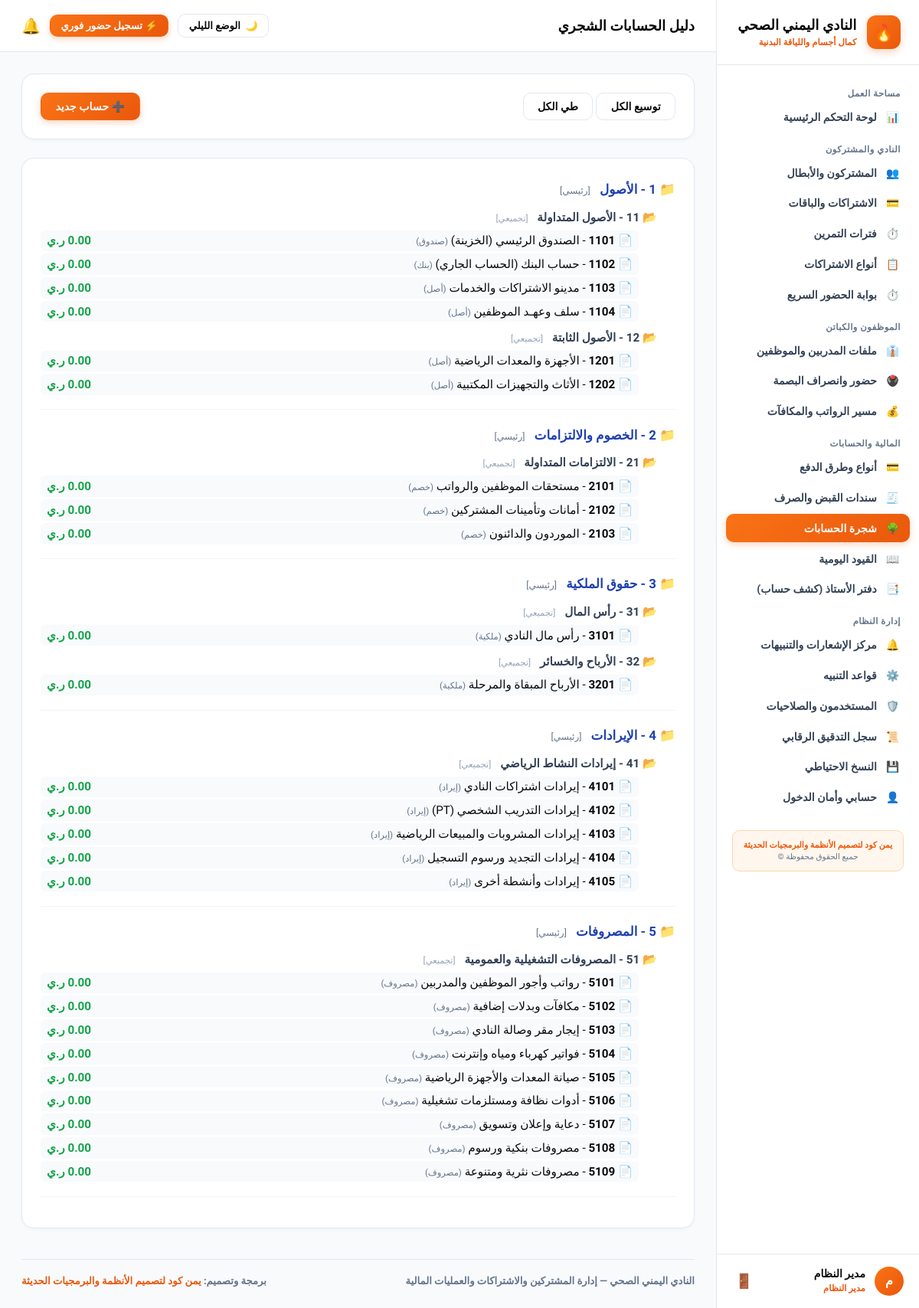
/accounting/accounts (signed in), run on the app's committed database.
### app/models.py (models this page shows, shortened)
class User(UserMixin, db.Model):
    __tablename__ = "users"
    id = db.Column(db.Integer, primary_key=True)
    username = db.Column(db.String(80), unique=True, nullable=False)
    password_hash = db.Column(db.String(255), nullable=False)
    full_name = db.Column(db.String(120), nullable=False)
    role_name = db.Column(db.String(50), default="مدير النظام")
    is_active = db.Column(db.Boolean, default=True)
    created_at = db.Column(db.DateTime, default=datetime.utcnow)

class Account(db.Model):
    __tablename__ = "accounts"
    id = db.Column(db.Integer, primary_key=True)
    code = db.Column(db.String(30), unique=True, nullable=False)
    name = db.Column(db.String(150), nullable=False)
    parent_id = db.Column(db.Integer, db.ForeignKey("accounts.id"), nullable=True)
    node_type = db.Column(db.String(30), default="فرعي")
    is_postable = db.Column(db.Boolean, default=True)
    balance = db.Column(db.Float, default=0.0)
    children = db.relationship("Account", backref=db.backref("parent", remote_side=[id]), lazy=True)

### app/routes/accounting.py (the view)
@accounting_bp.route("/accounts", methods=["GET"])
@login_required
def accounts():
    root_accounts = Account.query.filter_by(parent_id=None).order_by(Account.code.asc()).all()
    all_accounts = Account.query.order_by(Account.code.asc()).all()
    return render_template("accounting/accounts.html", root_accounts=root_accounts, all_accounts=all_accounts)

### app/templates/accounting/accounts.html (shortened to what this page needs)
{% extends "base.html" %}
{% block header_title %}دليل الحسابات الشجري{% endblock %}
{% block content %}
<div class="card" style="display: flex; justify-content: space-between; align-items: center; flex-wrap: wrap; gap: 1rem;">
  <div>
    <button type="button" class="btn btn-secondary" onclick="expandAll()">توسيع الكل</button>
    <button type="button" class="btn btn-secondary" onclick="collapseAll()">طي الكل</button>
  </div>
  <button type="button" class="btn btn-primary" onclick="openModal('addAccountModal')">➕ حساب جديد</button>
</div>
<div class="card">
  <div style="font-family: monospace; font-size: 0.95rem;">
    {% for root in root_accounts %}
      <div style="margin-bottom: 1rem; border-bottom: 1px solid #f1f5f9; padding-bottom: 0.75rem;">
        <div style="font-weight: 800; font-size: 1.05rem; color: #1e40af; cursor: pointer; padding: 0.4rem 0;" onclick="toggleNode('node-{{ root.id }}')">
          📁 {{ root.code }} - {{ root.name }}
          <span style="font-size: 0.75rem; color: #64748b; font-weight: normal; margin-right: 0.5rem;">[{{ root.node_type }}]</span>
        </div>
        <div id="node-{{ root.id }}" style="padding-right: 1.5rem;">
          {% for child in root.children %}
            <div style="margin: 0.4rem 0;">
              <div style="font-weight: 700; color: #334155; cursor: pointer; padding: 0.3rem 0;" onclick="toggleNode('node-{{ child.id }}')">
                📂 {{ child.code }} - {{ child.name }}
                <span style="font-size: 0.72rem; color: #94a3b8; font-weight: normal; margin-right: 0.5rem;">[{{ child.node_type }}]</span>
              </div>
              <div id="node-{{ child.id }}" style="padding-right: 1.5rem;">
                {% for sub in child.children %}
                  <div style="display: flex; justify-content: space-between; align-items: center; padding: 0.3rem 0.5rem; background: #f8fafc; border-radius: 6px; margin: 0.2rem 0;">
                    <span>📄 <strong>{{ sub.code }}</strong> - {{ sub.name }} <span style="font-size: 0.72rem; color: #64748b;">({{ sub.node_type }})</span></span>
                    <span style="font-weight: bold; color: {% if sub.balance >= 0 %}#16a34a{% else %}#dc2626{% endif %};">
                      {{ "{:,.2f}".format(sub.balance) }} ر.ي
                    </span>
                  </div>
                {% endfor %}
              </div>
            </div>
          {% endfor %}
        </div>
      </div>
    {% endfor %}
  </div>
</div>
{% endblock %}

### app/templates/base.html (shortened to what this page needs)
<!doctype html>
<html lang="ar" dir="rtl" data-theme="light">
<head>
  <link rel="stylesheet" href="{{ url_for('static', filename='css/theme-iron.css') }}">
</head>
<body>
  <div class="layout-root">
    <aside class="sidebar">
      <a href="{{ url_for('dashboard.index') }}" class="sidebar-brand">
        <div class="brand-icon">🔥</div>
        <div>
          <strong style="font-size: 1.15rem; display: block; line-height: 1.25; font-weight: 900;">النادي اليمني الصحي</strong>
          <span style="font-size: 0.72rem; color: var(--primary); font-weight: 800;">كمال أجسام واللياقة البدنية</span>
        </div>
      </a>
      <div class="sidebar-nav">
        <div class="nav-group-title">مساحة العمل</div>
        <a href="{{ url_for('dashboard.index') }}" class="nav-link {% if request.path == '/dashboard/' %}active{% endif %}">
          <span>📊</span>
          <span>لوحة التحكم الرئيسية</span>
        </a>
        <div class="nav-group-title">النادي والمشتركون</div>
        <a href="{{ url_for('members.index') }}" class="nav-link {% if '/members' in request.path %}active{% endif %}">
          <span>👥</span>
          <span>المشتركون والأبطال</span>
        </a>
        <a href="{{ url_for('subscriptions.index') }}" class="nav-link {% if request.path == '/subscriptions/' %}active{% endif %}">
          <span>💳</span>
          <span>الاشتراكات والباقات</span>
        </a>
        <a href="{{ url_for('shifts.index') }}" class="nav-link {% if '/shifts' in request.path %}active{% endif %}">
          <span>⏱️</span>
          <span>فترات التمرين</span>
        </a>
        <a href="{{ url_for('subscriptions.plans') }}" class="nav-link {% if '/subscriptions/plans' in request.path %}active{% endif %}">
          <span>📋</span>
          <span>أنواع الاشتراكات</span>
        </a>
        <a href="{{ url_for('attendance.index') }}" class="nav-link {% if '/member-attendance' in request.path %}active{% endif %}">
          <span>⏱️</span>
          <span>بوابة الحضور السريع</span>
        </a>
        <div class="nav-group-title">الموظفون والكباتن</div>
        <a href="{{ url_for('employees.index') }}" class="nav-link {% if request.path == '/employees/' %}active{% endif %}">
          <span>👔</span>
          <span>ملفات المدربين والموظفين</span>
        </a>
        <a href="{{ url_for('employees.attendance') }}" class="nav-link {% if '/employees/attendance' in request.path %}active{% endif %}">
          <span>🖲️</span>
          <span>حضور وانصراف البصمة</span>
        </a>
        <a href="{{ url_for('employees.payroll') }}" class="nav-link {% if '/employees/payroll' in request.path %}active{% endif %}">
          <span>💰</span>
          <span>مسير الرواتب والمكافآت</span>
        </a>
        <div class="nav-group-title">المالية والحسابات</div>
        <a href="{{ url_for('payments.methods') }}" class="nav-link {% if '/payments/methods' in request.path %}active{% endif %}">
          <span>💳</span>
          <span>أنواع وطرق الدفع</span>
        </a>
        <a href="{{ url_for('accounting.vouchers') }}" class="nav-link {% if '/accounting/vouchers' in request.path %}active{% endif %}">
          <span>🧾</span>
          <span>سندات القبض والصرف</span>
        </a>
        <a href="{{ url_for('accounting.accounts') }}" class="nav-link {% if '/accounting/accounts' in request.path %}active{% endif %}">
          <span>🌳</span>
          <span>شجرة الحسابات</span>
        </a>
        <a href="{{ url_for('accounting.journal') }}" class="nav-link {% if '/accounting/journal' in request.path %}active{% endif %}">
          <span>📖</span>
          <span>القيود اليومية</span>
        </a>
        <a href="{{ url_for('accounting.ledger') }}" class="nav-link {% if '/accounting/ledger' in request.path %}active{% endif %}">
          <span>📑</span>
          <span>دفتر الأستاذ (كشف حساب)</span>
        </a>
        <div class="nav-group-title">إدارة النظام</div>
        <a href="{{ url_for('notifications.index') }}" class="nav-link {% if request.path == '/notifications/' %}active{% endif %}">
          <span>🔔</span>
          <span>مركز الإشعارات والتنبيهات</span>
        </a>
        <a href="{{ url_for('notifications.rules') }}" class="nav-link {% if '/notifications/rules' in request.path %}active{% endif %}">
          <span>⚙️</span>
          <span>قواعد التنبيه</span>
        </a>
        <a href="{{ url_for('auth.users') }}" class="nav-link {% if '/auth/users' in request.path %}active{% endif %}">
          <span>🛡️</span>
          <span>المستخدمون والصلاحيات</span>
        </a>
        <a href="{{ url_for('system.audit') }}" class="nav-link {% if '/system/audit' in request.path %}active{% endif %}">
          <span>📜</span>
          <span>سجل التدقيق الرقابي</span>
        </a>
        <a href="{{ url_for('system.backup') }}" class="nav-link {% if '/system/backup' in request.path %}active{% endif %}">
          <span>💾</span>
          <span>النسخ الاحتياطي</span>
        </a>
        <a href="{{ url_for('auth.profile') }}" class="nav-link {% if '/auth/profile' in request.path %}active{% endif %}">
          <span>👤</span>
          <span>حسابي وأمان الدخول</span>
        </a>
        <div style="margin: 1.5rem 0.5rem 0.5rem 0.5rem; padding: 0.75rem; background: var(--badge-fire-bg); border: 1px solid var(--badge-fire-border); border-radius: 10px; text-align: center;">
          <span style="display: block; font-size: 0.68rem; font-weight: 800; color: var(--primary);">يمن كود لتصميم الأنظمة والبرمجيات الحديثة</span>
          <span style="display: block; font-size: 0.65rem; color: var(--text-caption); margin-top: 2px;">جميع الحقوق محفوظة ©</span>
        </div>
      </div>
      <div class="sidebar-user">
        <div class="user-info">
          <div class="user-avatar">{{ current_user.full_name[0] if current_user.is_authenticated else 'م' }}</div>
          <div>
            <strong style="font-size: 0.88rem; display: block; font-weight: 900;">{{ current_user.full_name if current_user.is_authenticated else 'مستخدم' }}</strong>
            <span style="font-size: 0.72rem; color: var(--primary); font-weight: 800;">{{ current_user.role_name if current_user.is_authenticated else 'مدير النادي' }}</span>
          </div>
        </div>
        <form method="POST" action="{{ url_for('auth.logout') }}">
          <button type="submit" title="تسجيل الخروج" style="background: none; border: none; cursor: pointer; color: var(--text-caption); font-size: 1.15rem; padding: 4px;">
            🚪
          </button>
        </form>
      </div>
    </aside>
    <div class="main-wrapper">
      <header class="topbar">
        <div>
          <h1 style="font-size: 1.15rem; margin: 0; font-weight: 900; color: var(--text-main);">
            {% block header_title %}النادي اليمني الصحي · نظام إدارة الصالة والأنشطة الرياضية{% endblock %}
          </h1>
        </div>
        <div style="display: flex; align-items: center; gap: 0.75rem;">
          <button type="button" class="theme-switch-btn" id="themeToggleBtn" onclick="toggleTheme()" title="التبديل بين الوضع الليلي والنهاري">
            <span id="themeBtnIcon">🌙</span>
            <span id="themeBtnText">الوضع الليلي</span>
          </button>
          <a href="{{ url_for('attendance.index') }}" class="btn btn-primary" style="font-size: 0.82rem; padding: 0.4rem 0.85rem;">
            ⚡ تسجيل حضور فوري
          </a>
          <a href="{{ url_for('notifications.index') }}" title="الإشعارات" style="text-decoration: none; font-size: 1.25rem; position: relative;">
            🔔
          </a>
        </div>
      </header>
      <main class="content-area">
        {% block content %}{% endblock %}
        <footer style="margin-top: 2.5rem; padding-top: 1.25rem; border-top: 1.5px solid var(--card-border); display: flex; justify-content: space-between; align-items: center; flex-wrap: wrap; gap: 0.75rem; font-size: 0.82rem; color: var(--text-caption); font-weight: 700;">
          <div>
            <strong>النادي اليمني الصحي</strong> — إدارة المشتركين والاشتراكات والعمليات المالية
          </div>
          <div>
            برمجة وتصميم: <strong style="color: var(--primary);">يمن كود لتصميم الأنظمة والبرمجيات الحديثة</strong>
          </div>
        </footer>
      </main>
    </div>
  </div>
</body>
</html>

### app/static/css/theme-iron.css (style rules this page uses)
:root, html[data-theme="light"] { --primary: #ea580c; --primary-hover: #c2410c; --primary-gradient: linear-gradient(135deg, #f97316, #ea580c); --primary-glow: rgba(234, 88, 12, 0.25); --body-bg: #f8fafc; --card-bg: #ffffff; --card-border: #e2e8f0; --sidebar-bg: #ffffff; --sidebar-border: #e2e8f0; --topbar-bg: #ffffff; --topbar-border: #e2e8f0; --text-main: #09090b; --text-muted: #334155; --text-caption: #64748b; --badge-fire-bg: #fff7ed; --badge-fire-border: #fed7aa; --badge-fire-text: #c2410c; --badge-success-bg: #dcfce7; --badge-success-text: #166534; --badge-danger-bg: #fee2e2; --badge-danger-text: #991b1b; --badge-warning-bg: #fef3c7; --badge-warning-text: #92400e; --input-bg: #ffffff; --input-border: #cbd5e1; --input-focus: #ea580c; --table-hover: #f1f5f9; --table-th-bg: #f8fafc; }
* { font-family: 'Cairo', system-ui, -apple-system, sans-serif !important; box-sizing: border-box; }
body { background-color: var(--body-bg); color: var(--text-main); margin: 0; min-height: 100vh; transition: background-color 0.2s ease, color 0.2s ease; }
.layout-root { display: flex; min-height: 100vh; }
.sidebar { width: 265px; background: var(--sidebar-bg); border-left: 1.5px solid var(--sidebar-border); display: flex; flex-direction: column; flex-shrink: 0; transition: all 0.2s ease; }
.sidebar-brand { padding: 1.25rem 1.5rem; display: flex; align-items: center; gap: 0.85rem; border-bottom: 1.5px solid var(--sidebar-border); text-decoration: none; color: var(--text-main); }
.brand-icon { width: 44px; height: 44px; background: var(--primary-gradient); color: #fff; border-radius: 12px; display: grid; place-items: center; font-weight: 900; font-size: 1.35rem; box-shadow: 0 4px 10px var(--primary-glow); }
.sidebar-nav { padding: 1rem 0.75rem; flex: 1; overflow-y: auto; }
.nav-group-title { font-size: 0.72rem; font-weight: 800; color: var(--text-caption); text-transform: uppercase; letter-spacing: 0.5px; padding: 0.85rem 0.75rem 0.35rem; }
.nav-link { display: flex; align-items: center; gap: 0.75rem; padding: 0.65rem 0.85rem; color: var(--text-muted); text-decoration: none; border-radius: 10px; font-weight: 700; font-size: 0.88rem; margin-bottom: 3px; transition: all 0.15s ease; }
.nav-link.active { background: var(--primary-gradient); color: #ffffff; font-weight: 800; box-shadow: 0 3px 8px var(--primary-glow); }
.sidebar-user { padding: 1rem 1.25rem; border-top: 1.5px solid var(--sidebar-border); display: flex; align-items: center; justify-content: space-between; background: var(--sidebar-bg); }
.user-info { display: flex; align-items: center; gap: 0.75rem; }
.user-avatar { width: 38px; height: 38px; background: var(--primary-gradient); color: #fff; border-radius: 50%; display: grid; place-items: center; font-weight: 900; font-size: 1rem; }
.main-wrapper { flex: 1; display: flex; flex-direction: column; min-width: 0; }
.topbar { height: 68px; background: var(--topbar-bg); border-bottom: 1.5px solid var(--topbar-border); display: flex; align-items: center; justify-content: space-between; padding: 0 1.75rem; transition: all 0.2s ease; }
.content-area { padding: 1.75rem; flex: 1; }
.card { background: var(--card-bg); border: 1.5px solid var(--card-border); border-radius: 16px; padding: 1.5rem; margin-bottom: 1.5rem; box-shadow: 0 2px 5px rgba(0,0,0,0.03); transition: all 0.2s ease; }
.btn { display: inline-flex; align-items: center; gap: 0.5rem; padding: 0.55rem 1.15rem; border-radius: 10px; font-weight: 800; font-size: 0.88rem; cursor: pointer; border: 1.5px solid transparent; text-decoration: none; transition: all 0.15s ease; }
.btn-primary { background: var(--primary-gradient); color: #fff; box-shadow: 0 3px 8px var(--primary-glow); }
.btn-secondary { background: var(--card-bg); color: var(--text-main); border-color: var(--card-border); }
.theme-switch-btn { background: var(--card-bg); border: 1.5px solid var(--card-border); color: var(--text-main); padding: 0.45rem 0.85rem; border-radius: 10px; font-size: 0.82rem; font-weight: 800; cursor: pointer; display: inline-flex; align-items: center; gap: 0.4rem; transition: all 0.15s ease; }

### data on the page
User: is_active+full_name "م", is_active+full_name "مدير النظام", is_active+role_name "مدير النظام"
Account: name "الأصول", node_type "رئيسي"
Account: name "الأصول المتداولة", node_type "تجميعي"
Account: code "1101", name "الصندوق الرئيسي (الخزينة)", node_type "صندوق", balance "0.00"
Account: code "1102", name "حساب البنك (الحساب الجاري)", node_type "بنك", balance "0.00"
Account: code "1103", name "مدينو الاشتراكات والخدمات", node_type "أصل", balance "0.00"
Account: code "1104", name "سلف وعهـد الموظفين", node_type "أصل", balance "0.00"
Account: name "الأصول الثابتة", node_type "تجميعي"
Account: code "1201", name "الأجهزة والمعدات الرياضية", node_type "أصل", balance "0.00"
Account: code "1202", name "الأثاث والتجهيزات المكتبية", node_type "أصل", balance "0.00"
Account: code "2", name "الخصوم والالتزامات", node_type "رئيسي"
Account: name "الالتزامات المتداولة", node_type "تجميعي"
Account: code "2101", name "مستحقات الموظفين والرواتب", node_type "خصم", balance "0.00"
Account: code "2102", name "أمانات وتأمينات المشتركين", node_type "خصم", balance "0.00"
Account: code "2103", name "الموردون والدائنون", node_type "خصم", balance "0.00"
Account: code "3", name "حقوق الملكية", node_type "رئيسي"
Account: name "رأس المال", node_type "تجميعي"
Account: code "3101", name "رأس مال النادي", node_type "ملكية", balance "0.00"
Account: name "الأرباح والخسائر", node_type "تجميعي"
Account: code "3201", name "الأرباح المبقاة والمرحلة", node_type "ملكية", balance "0.00"
Account: code "4", name "الإيرادات", node_type "رئيسي"
Account: name "إيرادات النشاط الرياضي", node_type "تجميعي"
Account: code "4101", name "إيرادات اشتراكات النادي", node_type "إيراد", balance "0.00"
Account: code "4102", name "إيرادات التدريب الشخصي (PT)", node_type "إيراد", balance "0.00"
Account: code "4103", name "إيرادات المشروبات والمبيعات الرياضية", node_type "إيراد", balance "0.00"
Account: code "4104", name "إيرادات التجديد ورسوم التسجيل", node_type "إيراد", balance "0.00"
Account: code "4105", name "إيرادات وأنشطة أخرى", node_type "إيراد", balance "0.00"
Account: name "المصروفات", node_type "رئيسي"
Account: name "المصروفات التشغيلية والعمومية", node_type "تجميعي"
Account: code "5101", name "رواتب وأجور الموظفين والمدربين", node_type "مصروف", balance "0.00"
Account: code "5102", name "مكافآت وبدلات إضافية", node_type "مصروف", balance "0.00"
Account: code "5103", name "إيجار مقر وصالة النادي", node_type "مصروف", balance "0.00"
Account: code "5104", name "فواتير كهرباء ومياه وإنترنت", node_type "مصروف", balance "0.00"
Account: code "5105", name "صيانة المعدات والأجهزة الرياضية", node_type "مصروف", balance "0.00"
Account: code "5106", name "أدوات نظافة ومستلزمات تشغيلية", node_type "مصروف", balance "0.00"
Account: code "5107", name "دعاية وإعلان وتسويق", node_type "مصروف", balance "0.00"
Account: code "5108", name "مصروفات بنكية ورسوم", node_type "مصروف", balance "0.00"
Account: code "5109", name "مصروفات نثرية ومتنوعة", node_type "مصروف", balance "0.00"
